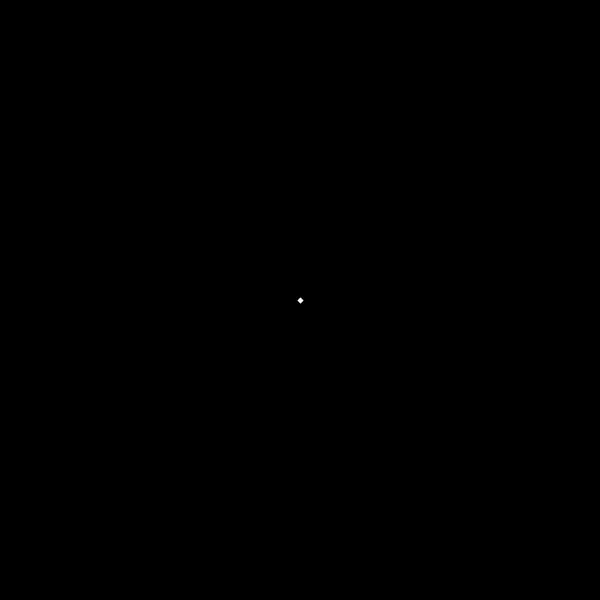
Frame 1 (no input)
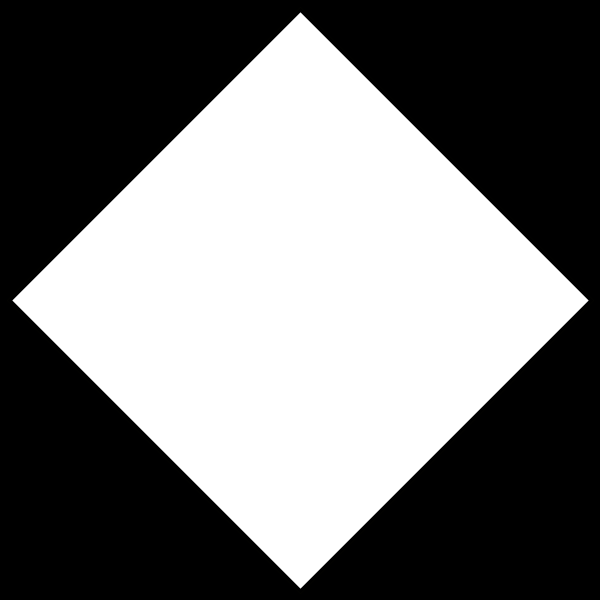
Frame 60 (the mouse pressed at the canvas centre just before this capture)
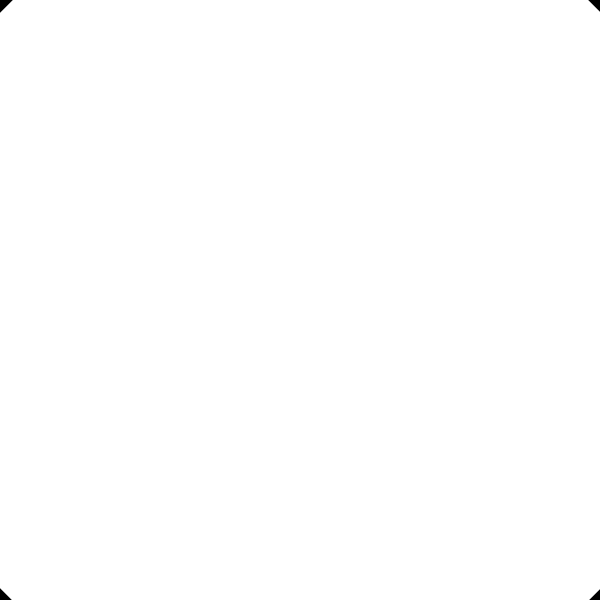
Frame 120 (the mouse held since frame 60 and released just before this capture)

The Processing sketch that drew these frames (run headless with seeded random() and noise(); from frame 60 on, the mouse is pressed at the canvas centre):

// Processing sketch: rainbow_ripple_white
// ── rainbow_ripple_white.pde
int up = 301;
int down = 299;
int strokewidth = 3;
int bool1 = 255;
int bool2 = 255;
int bool3 = 255;
int temp = 0;

//creates list of colours to swap through
int[] b = { 255, 255, 1 };
int[] g = { 255, 1, 255 };
int[] r = { 1, 255, 255 };
int[] c = { 255, 1, 1 };
int[] ma = { 1, 255, 1 };
int[] y = { 1, 1, 255 };
int[][] colourswap = { r, y, g, c, b, ma };

void setup() {
  background(0, 0, 0);
  size(600, 600);
}

void draw() {
  stroke(bool1, bool2, bool3);
  strokeWeight(strokewidth);
  //noFill();
  quad(300, up, down, 300, 300, down, up, 300);
  if(bool1 == 0) {
    up = up + 10;
    down = down - 10;
    temp = temp + 1;
    strokewidth = 3;
    bool1 = colourswap[temp][0]; 
    bool2 = colourswap[temp][1];
    bool3 = colourswap[temp][2];
  }
  else {
    bool1 = 0; 
    bool2 = 0;
    bool3 = 0;
    strokewidth = 4;
  }
  
  if(up > 900) {
    up = 301;
    down = 299;
  }
  
  if(temp == 5) {
    temp = 0;
  }
 
  
}
